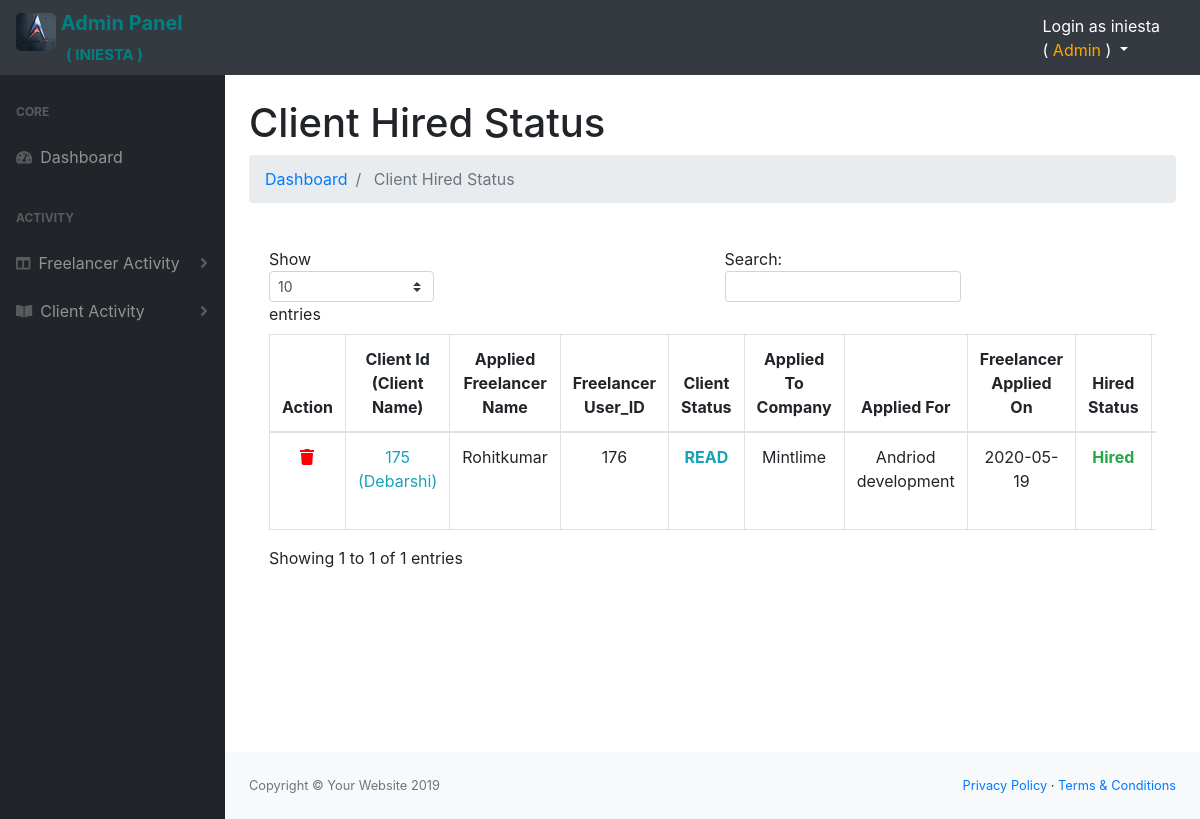
Page /Admin/Client_Hired_Status.php (signed in) on the committed database.
### tables this page shows
CREATE TABLE `client_job_posting` (
  `client_id` int(5) NOT NULL,
  `client_name` varchar(255) NOT NULL,
  `date` datetime NOT NULL,
  `job_title` varchar(300) NOT NULL,
  `company_name` varchar(300) NOT NULL,
  `job_category` varchar(300) NOT NULL,
  `job_description` text NOT NULL,
  `job_details` varchar(255) NOT NULL,
  `job_expertise_skills` text NOT NULL,
  `job_vacanies` varchar(200) NOT NULL,
  `client_pay_like` varchar(255) NOT NULL,
  `client_req_experience` varchar(255) NOT NULL,
  `client_project_time` varchar(200) NOT NULL,
  `c_token` varchar(255) NOT NULL
);

CREATE TABLE `regestration` (
  `user_id` int(11) NOT NULL,
  `firstname` varchar(255) NOT NULL,
  `lastname` varchar(255) NOT NULL,
  `user_email` varchar(255) NOT NULL,
  `user_role` varchar(255) NOT NULL,
  `user_password` varchar(255) NOT NULL,
  `token` varchar(255) NOT NULL DEFAULT '',
  `Admin_Status` varchar(255) NOT NULL,
  `Approved_date` date NOT NULL
);

CREATE TABLE `users_applied_jobs` (
  `user_profile_id` int(3) NOT NULL,
  `user_name` varchar(255) NOT NULL,
  `client_token` varchar(300) NOT NULL,
  `user_token_id` varchar(300) NOT NULL,
  `applied_for` varchar(255) NOT NULL,
  `status` varchar(255) NOT NULL,
  `apply_date` date NOT NULL,
  `hire_status` varchar(300) NOT NULL,
  `hired_date` datetime NOT NULL
);

### Admin/Client_Hired_Status.php (the view, shortened to what this page needs)
<?php
include "../DB.php";
?>
<!DOCTYPE html>
<html lang="en">
<head>
	<link href="css/styles.css" rel="stylesheet" />
</head>
<body>
	<nav class="sb-topnav navbar navbar-expand navbar-dark bg-dark" style="height: 75px;">
		<a class="navbar-brand" style="color: teal; font-weight: bold;" href="admin_index.php"><img src="../images/iniesta-logo.jpg" alt="iniesta-logo" style="border-radius: 5px; margin-bottom: -15px;"> Admin Panel <br>
			<span style="font-size: 15px; margin-left: 50px;">( INIESTA )</span></a>
		<ul class="navbar-nav d-none d-md-inline-block form-inline ml-auto mr-0 mr-md-3 my-2 my-md-0">
			<li class="nav-item dropdown">
				<a class="nav-link dropdown-toggle" id="userDropdown" href="" role="button" data-toggle="dropdown" aria-haspopup="true" aria-expanded="false" style="color: white;">
					Login as <?php echo $_SESSION['firstname'], "<br>"."( <span style='color: orange;'>". $_SESSION['userrole']."</span> )"; ?>
				</a>
			</li>
		</ul>
	</nav>
	<div id="layoutSidenav">
		<div id="layoutSidenav_nav">
			<nav class="sb-sidenav accordion sb-sidenav-dark" id="sidenavAccordion">
				<div class="sb-sidenav-menu">
					<div class="nav">
						<div class="sb-sidenav-menu-heading">Core</div>
						<a class="nav-link" href="admin_index.php">
							<div class="sb-nav-link-icon"><i class="fas fa-tachometer-alt"></i></div>
							Dashboard
						</a>
						<div class="sb-sidenav-menu-heading"> Activity </div>
						<a class="nav-link collapsed" href="#" data-toggle="collapse" data-target="#collapseLayouts" aria-expanded="false" aria-controls="collapseLayouts">
							<div class="sb-nav-link-icon"><i class="fas fa-columns"></i></div>
							Freelancer Activity
							<div class="sb-sidenav-collapse-arrow"><i class="fas fa-angle-down"></i></div>
						</a>
						<a class="nav-link collapsed" href="#" data-toggle="collapse" data-target="#collapsePages" aria-expanded="false" aria-controls="collapsePages">
							<div class="sb-nav-link-icon"><i class="fas fa-book-open"></i></div>
							Client Activity
							<div class="sb-sidenav-collapse-arrow"><i class="fas fa-angle-down"></i></div>
						</a>
					</div>
				</div>
			</nav>
		</div>
		<div id="layoutSidenav_content">
			<main>
				<div class="container-fluid">
					<h1 class="mt-4"> Client Hired Status</h1>
					<ol class="breadcrumb mb-4">
						<li class="breadcrumb-item"><a href="admin_index.php">Dashboard</a></li>
						<li class="breadcrumb-item active"> Client Hired Status </li>
					</ol>
					<div class="card-body">
						<div class="table-responsive">
							<table class="table table-bordered" id="dataTable" width="100%" cellspacing="0">
								<thead>
									<tr class="text-center">
										<th>Action</th>
										<th>Client Id <br>(Client Name)</th>
										<th>Applied Freelancer Name</th>
										<th>Freelancer User_ID </th>
										<th>Client Status</th>
										<th>Applied To Company </th>
										<th>Applied For</th>
										<th>Freelancer Applied On </th>
										<th>Hired Status</th>
										<th>Client Hired On:</th>
									</tr>
								</thead>
								<tbody>
									<?php
										$query_r = "SELECT * FROM regestration WHERE user_role = 'Freelancer' ";
										$result_r = mysqli_query($connection,$query_r);
										while($row = mysqli_fetch_array($result_r))
										{
											$user_id = $row['user_id'];
											$firstname = $row['firstname'];
											$lastname = $row['lastname'];
											$query_applied = "SELECT * FROM users_applied_jobs WHERE user_profile_id = {$user_id} ";
											$result_applied = mysqli_query($connection,$query_applied);
											while($row = mysqli_fetch_array($result_applied))
											{
												$client_token = $row['client_token'];
												$applied_for = $row['applied_for'];
												$apply_date = $row['apply_date'];
												$hire_status = $row['hire_status'];
												$hired_date = $row['hired_date'];
												$client_seen_status = $row['status'];
												$query_which_client = "SELECT * FROM client_job_posting WHERE c_token = '{$client_token}' ";
												$result_which_client = mysqli_query($connection,$query_which_client);
												while($row = mysqli_fetch_array($result_which_client))
												{
													$client_id = $row['client_id'];
													$client_name = $row['client_name'];
													$company_name = $row['company_name'];
										?>
									<tr class="text-center">
										<td><a href="Client_Hired_Status.php?delete=<?php echo $client_id; ?>" style="color:red;"><i class="fa fa-trash" aria-hidden="true"></i></a></td>
										<td class="text-info"><?php echo $client_id."<br>"."(". $client_name. ")"; ?></td>
										<td><?php echo $firstname. "". $lastname; ?></td>
										<td><?php echo $user_id; ?></td>
										<td class="text-uppercase text-info"><b><?php echo $client_seen_status; ?></b></td>
										<td><?php echo $company_name; ?></td>
										<td><?php echo $applied_for; ?></td>
										<td><?php echo $apply_date; ?></td>
										<td class="text-success"><b><?php echo $hire_status; ?></b></td>
										<td><?php echo $hired_date; ?></td>
									</tr>
									<?php }}} ?>
								</tbody>
							</table>
						</div>
					</div>
				</div>
			</main>
			<footer class="py-4 bg-light mt-auto">
				<div class="container-fluid">
					<div class="d-flex align-items-center justify-content-between small">
						<div class="text-muted">Copyright &copy; Your Website 2019</div>
						<div>
							<a href="#">Privacy Policy</a>
							&middot;
							<a href="#">Terms &amp; Conditions</a>
						</div>
					</div>
				</div>
			</footer>
		</div>
	</div>
</body>
</html>

### rows in the picture
regestration: firstname "Rohit", lastname "kumar", user_id "176"
users_applied_jobs: status "READ", applied_for "Andriod development", apply_date "2020-05-19", hire_status "Hired"
client_job_posting: client_id "175", client_name "Debarshi", company_name "Mintlime"

### other values in the picture
$_SESSION['firstname'] "iniesta"
$_SESSION['userrole'] "Admin"
